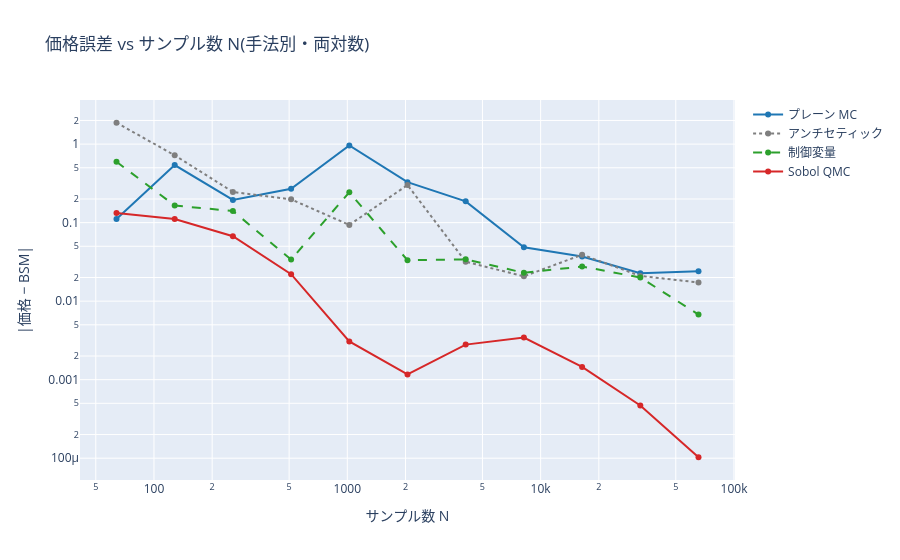

Notebook code cell kept with this figure:
### Markdown cell above
> **核心** — 誤差は 1/√N。制御変量・対称変量で水準を下げる。<br>
> **直感** — 推定量の分散を構造的に削る。乱数をただ増やすより効率的。<br>
> **実務** — あらゆる本番 MC の標準装備。計算コストを桁で削減。

### Code cell
# 価格誤差 vs N（手法別・両対数）: 制御変量は水準を、QMC は傾きを改善
pv.plotly_mc_variance_reduction().show()

S0, K, r, sigma, T = 100.0, 100.0, 0.05, 0.20, 1.0
n = 2**14
_, p_se = mca.plain_price(S0, K, r, sigma, T, n, np.random.default_rng(0))
_, c_se = mca.control_variate_price(S0, K, r, sigma, T, n, np.random.default_rng(0))
print(f"プレーン SE={p_se:.4f}  制御変量 SE={c_se:.4f}  (削減率 {c_se / p_se:.0%})")
# deep-OTM での重点サンプリング
Kd = 150.0
_, ps = mca.plain_price(S0, Kd, r, sigma, T, n, np.random.default_rng(1))
ip, is_ = mca.importance_sampling_price(S0, Kd, r, sigma, T, n, np.random.default_rng(1))
print(f"深いOTM K=150: プレーン SE={ps:.4f}  重点 SE={is_:.4f}  価格={ip:.4f}(BSM={bsm.call_price(S0, Kd, r, sigma, T):.4f})")

### Figure 1 — Plotly figure (JSON) as saved in the notebook; plotly's stock layout.template omitted (floating-point values rounded to 4 significant figures)
{"data": [{"line": {"color": "#1f77b4", "dash": "solid", "width": 2}, "mode": "lines+markers", "name": "プレーン MC", "type": "scatter", "x": [64, 128, 256, 512, 1024, 2048, 4096, 8192, 16384, 32768, 65536], "y": [0.1113, 0.5409, 0.1945, 0.2696, 0.9614, 0.3271, 0.1867, 0.04865, 0.03709, 0.02271, 0.02395]}, {"line": {"color": "#7f7f7f", "dash": "dot", "width": 2}, "mode": "lines+markers", "name": "アンチセティック", "type": "scatter", "x": [64, 128, 256, 512, 1024, 2048, 4096, 8192, 16384, 32768, 65536], "y": [1.871, 0.7202, 0.2459, 0.198, 0.0935, 0.3011, 0.03178, 0.02072, 0.03905, 0.02097, 0.01728]}, {"line": {"color": "#2ca02c", "dash": "dash", "width": 2}, "mode": "lines+markers", "name": "制御変量", "type": "scatter", "x": [64, 128, 256, 512, 1024, 2048, 4096, 8192, 16384, 32768, 65536], "y": [0.5949, 0.1651, 0.1408, 0.03384, 0.2437, 0.03316, 0.03406, 0.02299, 0.02761, 0.02, 0.006751]}, {"line": {"color": "#d62728", "dash": "solid", "width": 2}, "mode": "lines+markers", "name": "Sobol QMC", "type": "scatter", "x": [64, 128, 256, 512, 1024, 2048, 4096, 8192, 16384, 32768, 65536], "y": [0.1327, 0.1112, 0.0672, 0.02207, 0.003066, 0.001166, 0.002796, 0.003435, 0.001454, 0.0004688, 0.0001028]}], "layout": {"title": {"text": "価格誤差 vs サンプル数 N(手法別・両対数)"}, "xaxis": {"title": {"text": "サンプル数 N"}, "type": "log"}, "yaxis": {"title": {"text": "|価格 − BSM|"}, "type": "log"}}}
